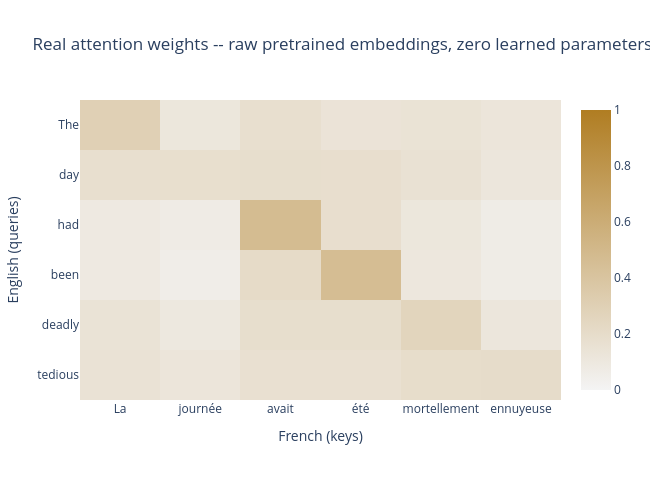

Notebook cell for this chart:
### Markdown cell above
**Idea -- feed the embeddings straight into `attention()`, no learned projections.** Use each language's contextual vectors directly as Q (English) and K/V (French) -- literally the comparison the "Why Not the Embeddings Themselves?" slide said was not good enough, tested for real instead of only argued. The design choice this skips: Bahdanau's model *learns* a scoring function end to end on translation pairs; this uses the encoder exactly as it comes, pretrained on nothing but predicting masked words in ordinary text. Cheap -- no training run of our own -- but per the slide's own argument, we should expect a real gap.

### Code cell
Q_primary = word_embeddings(primary_en)
K_primary = word_embeddings(primary_fr)
_, weights_primary = attention(Q_primary, K_primary, K_primary)

fig = go.Figure(go.Heatmap(z=weights_primary.numpy(), x=primary_fr, y=primary_en,
                            colorscale=[[0, "#f4f4f4"], [1, GOLD]], zmin=0, zmax=1))
fig.update_layout(title="Real attention weights -- raw pretrained embeddings, zero learned parameters",
                   xaxis_title="French (keys)", yaxis_title="English (queries)",
                   width=650, height=480, yaxis=dict(autorange="reversed"))
fig.show()

argmax_fr = [primary_fr[i] for i in weights_primary.argmax(dim=1).tolist()]
for en_word, fr_word in zip(primary_en, argmax_fr):
    print(f"  {en_word:>14s}  ->  {fr_word}")

### Figure 1 — Plotly figure (JSON) as saved in the notebook; plotly's stock layout.template omitted (floating-point values rounded to 4 significant figures)
{"data": [{"colorscale": [[0, "#f4f4f4"], [1, "#b07d22"]], "type": "heatmap", "x": ["La", "journée", "avait", "été", "mortellement", "ennuyeuse"], "y": ["The", "day", "had", "been", "deadly", "tedious"], "z": [[0.3002, 0.113, 0.1774, 0.1392, 0.146, 0.1242], [0.1781, 0.1787, 0.1876, 0.1815, 0.1577, 0.1164], [0.09152, 0.0729, 0.4735, 0.1817, 0.1122, 0.06825], [0.09137, 0.05927, 0.2108, 0.4607, 0.109, 0.0689], [0.1441, 0.1013, 0.1872, 0.1872, 0.2641, 0.116], [0.1481, 0.1229, 0.1661, 0.1685, 0.1939, 0.2006]], "zmax": 1, "zmin": 0}], "layout": {"height": 480, "title": {"text": "Real attention weights -- raw pretrained embeddings, zero learned parameters"}, "width": 650, "xaxis": {"title": {"text": "French (keys)"}}, "yaxis": {"autorange": "reversed", "title": {"text": "English (queries)"}}}}
